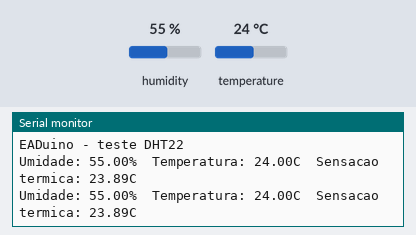
A sketch run on a simulated Arduino Uno, built with avr-gcc and run on an emulated ATmega328P. Parts: the last lines printed to the serial monitor. The inputs (shaded band) are chosen by the test bench; at power-on: humidity 55 %, temperature 24 °C.

Above: at 4.8 s.
4.9 s: humidity set to 22 %
At 7.3 s:
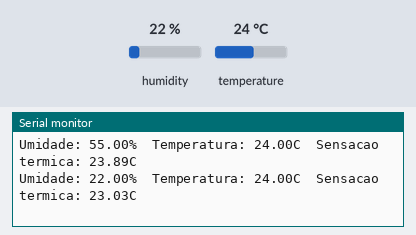
7.9 s: temperature set to 12 °C
At 9.1 s:
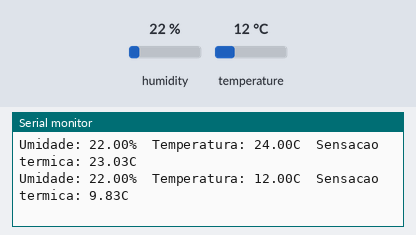
10.9 s: humidity set to 40 %
At 12.6 s:
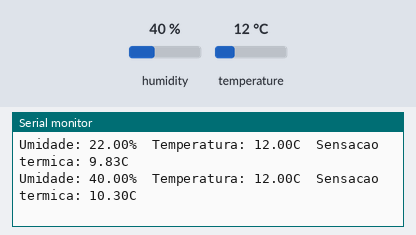
Timing chart, 0 to 14.1 s (numbered marks = the images above; inputs shaded):
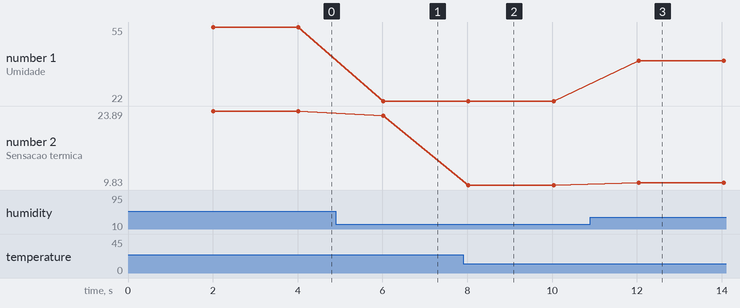

Measured:
- after the input at 4.9 s, the serial monitor: prints a new line after 1.1 s (image 1)
- after the input at 7.9 s, the serial monitor: prints a new line after 0.13 s (image 2)
- after the input at 10.9 s, the serial monitor: prints a new line after 1.1 s (image 3)
- plotted number 1: 55 → 22 after the input at 4.9 s, 22 → 40 after the input at 10.9 s
- plotted number 2: 23.89 → 23.03 after the input at 4.9 s, 23.03 → 9.83 after the input at 7.9 s, 9.83 → 10.3 after the input at 10.9 s

The sketch:

temperatura.ino
```cpp
#include "DHT.h"

#define DHTPIN 2
#define DHTTYPE DHT22   // DHT 22  (AM2302)

DHT dht(DHTPIN, DHTTYPE);

void setup() {
Serial.begin(9600);
Serial.println("EADuino - teste DHT22");
dht.begin();
}

void loop() {
delay(2000);
float umidade         = dht.readHumidity();
float temperatura     = dht.readTemperature();
float temperaturaF    = dht.readTemperature(true);
float sensacaoTermica = 0;

sensacaoTermica = dht.computeHeatIndex(temperaturaF, umidade);
sensacaoTermica = dht.convertFtoC(sensacaoTermica);

Serial.print("Umidade: ");
Serial.print(umidade);
Serial.print("%\t");
Serial.print("Temperatura: ");
Serial.print(temperatura);
Serial.print("C\t");
Serial.print("Sensacao termica: ");
Serial.print(sensacaoTermica);
Serial.println("C");
}
```
